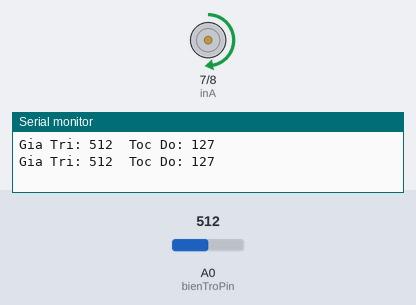
Bench run of a sketch on a simulated Arduino Uno, built with avr-gcc and run on an emulated ATmega328P. On the bench: motor-driver pin pairs drawn as motors (green arrow = first pin HIGH = forward, orange = second pin HIGH = backward, longer = more drive, scaled by the enable pin), the last lines printed to the serial monitor. Inputs (shaded band) come from the test bench; at power-on: A0 (bienTroPin) = 512.

Above: at 1.8 s.
1.9 s: A0 (bienTroPin) set to 716
At 4.0 s:
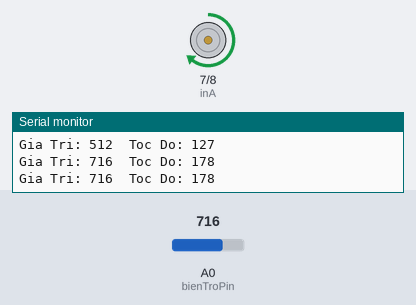
4.5 s: A0 (bienTroPin) set to 900
At 6.4 s:
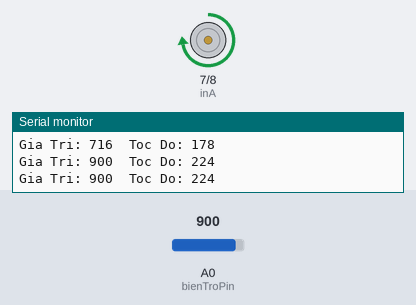
7.5 s: A0 (bienTroPin) set to 122
At 10.0 s:
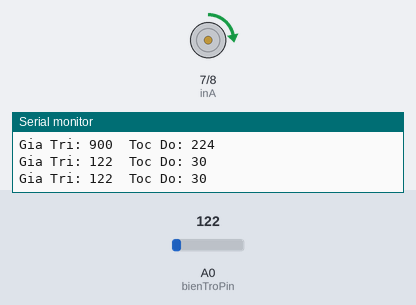
10.5 s: A0 (bienTroPin) set to 0
At 12.3 s:
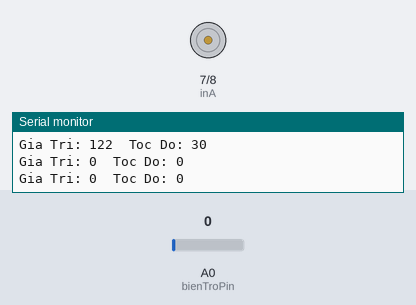
13.5 s: A0 (bienTroPin) set to 511
At 15.8 s:
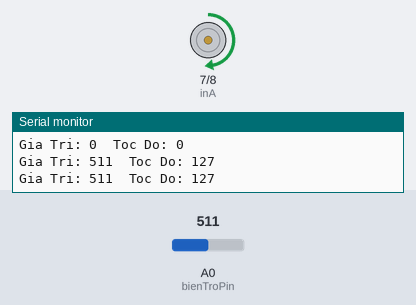
Timing chart, 0 to 17.3 s (numbered marks = the images above; inputs shaded):
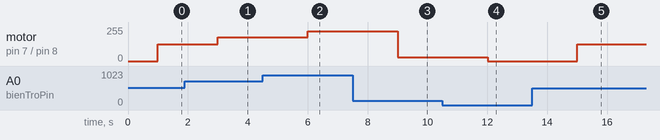

Measured:
- after the input at 1.9 s, motor on pin 7 (inA) / pin 8 (inB): forward 127/255 → forward 178/255 after 1.1 s
- after the input at 4.5 s, motor on pin 7 (inA) / pin 8 (inB): forward 178/255 → forward 224/255 after 1.5 s
- after the input at 7.5 s, motor on pin 7 (inA) / pin 8 (inB): forward 224/255 → forward 30/255 after 1.5 s
- after the input at 10.5 s, motor on pin 7 (inA) / pin 8 (inB): forward 30/255 → stopped after 1.5 s
- after the input at 13.5 s, motor on pin 7 (inA) / pin 8 (inB): stopped → forward 127/255 after 1.5 s

The sketch:

V28.ino
```cpp
int inA = 7;
int inB = 8;

int enA = 9;
int bienTroPin  = A0;

void setup(){
  pinMode(inA, OUTPUT);  // kHAI BAO CHAN XUAT TIN HIEU RA DK DONG CO
  pinMode(inB, OUTPUT);
   pinMode(enA, OUTPUT);
   pinMode(bienTroPin, INPUT);
   Serial.begin(9600);
  //  digitalWrite(inA, HIGH);
  // digitalWrite(inB, LOW);
  /*
   for(int i = 50; i <= 100; i = i + 10){
     digitalWrite(inA, HIGH);
    digitalWrite(inB, LOW);
    analogWrite(enA, i);
    delay(3000);
  }
*/
}

void loop(){
    int bienTroValue = analogRead(bienTroPin);
    int tocDo = map(bienTroValue, 0, 1023, 0, 255);
    Serial.print("Gia Tri: ");
    Serial.print(bienTroValue);
     Serial.print("  Toc Do: ");
    Serial.println(tocDo);
    delay(1000);
    digitalWrite(inA, HIGH);
    digitalWrite(inB, LOW);


    /*
    for(int i = 50; i <= 255; i = i + 1){
      analogWrite(enA, i);
      delay(100);
    }
    delay(200);
    */

    /************** Bai Toan 2 *************
    if(bienTroValue >= 100 && bienTroValue <= 300){
      analogWrite(enA, 70);
    }

    else if(bienTroValue > 300 && bienTroValue <= 500){
      analogWrite(enA, 140);
    }

    else if(bienTroValue > 500){
      analogWrite(enA, 250);
    }

    else if(bienTroValue >= 0 && bienTroValue < 100){
      digitalWrite(inA, LOW);
    digitalWrite(inB, LOW);
    }
    *****************/

    analogWrite(enA, tocDo);

  }
```
